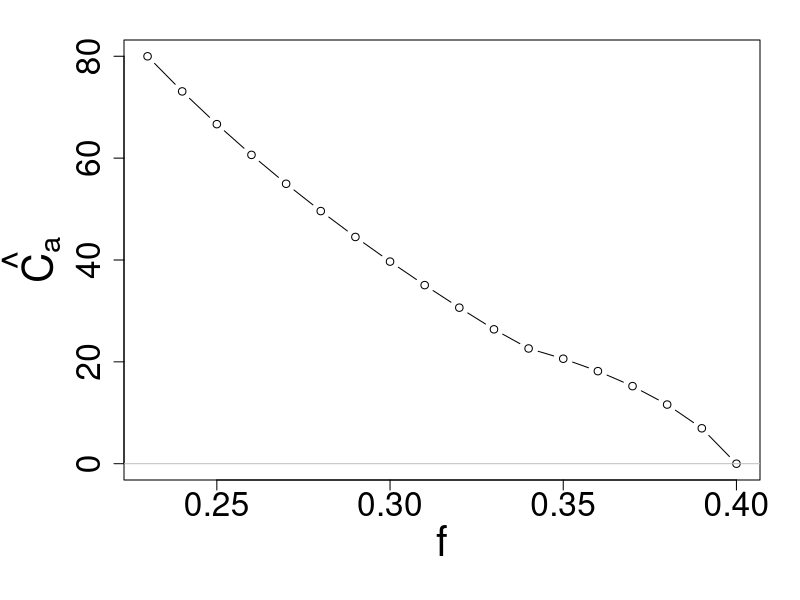
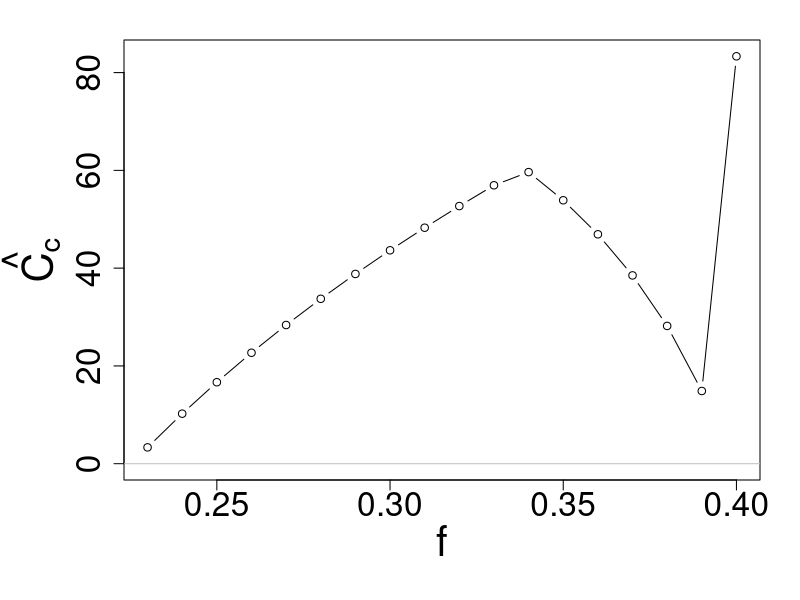
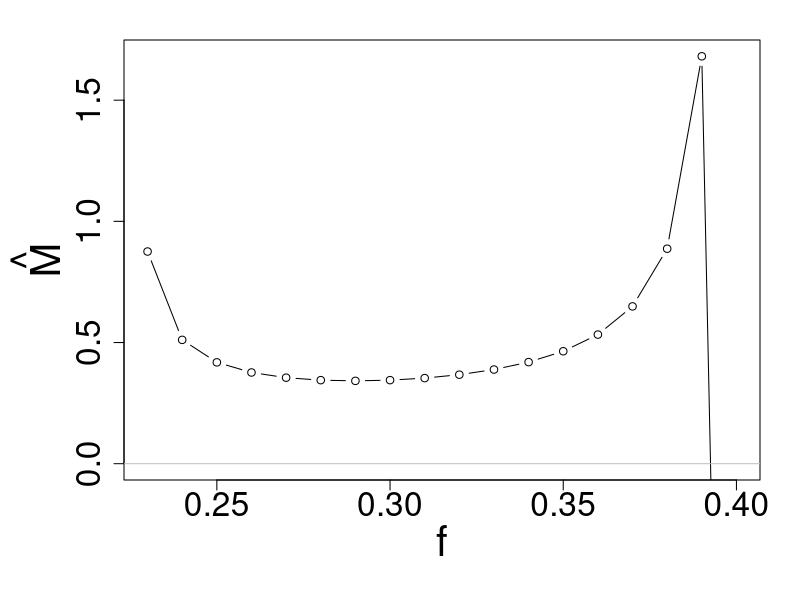
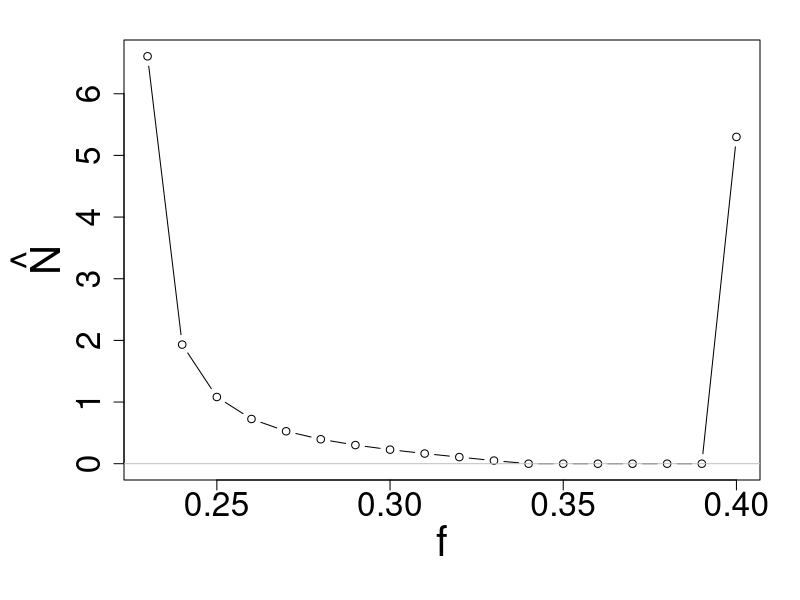
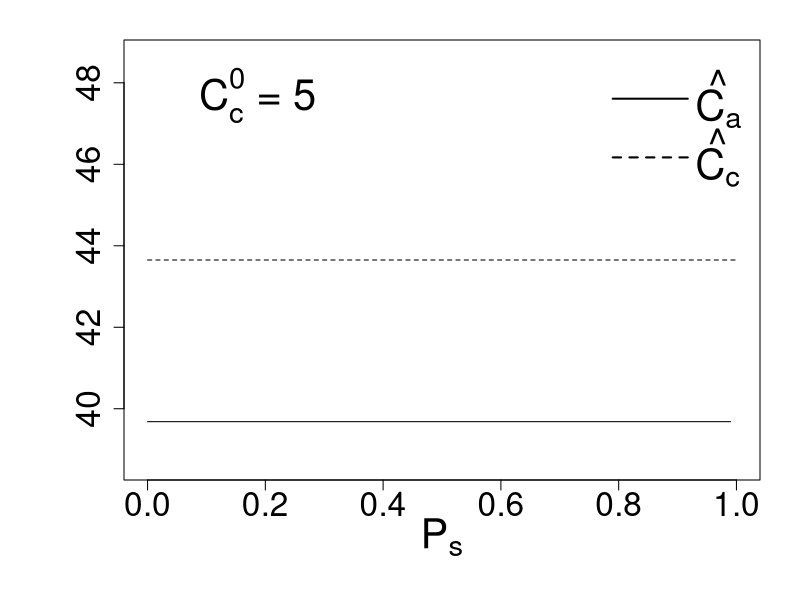
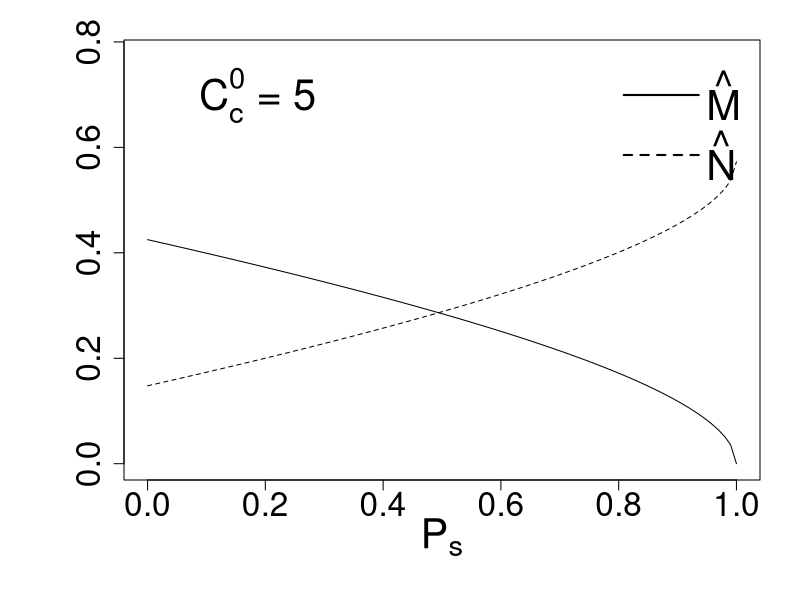

R code for these plots, in order:
# This function returns the equlibrium value for mutualist and non-mutualist
CaCcMN_eqm<-function(km=10,kn=30,kc=5,d,bmax,s,f,phi,g,ps,u){
  
  beta1<- -(phi*f)/(g*(1-f))
  beta2<- (km/((bmax*(1-s))-d)) - (kn/((bmax-d)*((1-f)^2)))
  beta<-beta1/(d*beta2)
  
  alp1<- (km*d*u*beta)/((bmax*(1-s))-d)
  alp1<-alp1 - (phi*u/g) -(f*(1-ps)*beta)
  
  alp2<- -((1-ps)*kc*beta*f)-((1-f)*(1-ps)*(beta^2))
  alp3<- -(kc*(1-f)*(1-ps)*(beta^2))
  Meq<- (-alp2 + sqrt((alp2^2)-(4*alp1*alp3)))/(2*alp1)
  Neq<- beta-Meq
  
 # if((is.finite(Meq)&(Meq<0))==T){
 #   Meq<-0
 #   Neq<- beta-Meq
 # }
  
  if((is.finite(Neq)&(Neq<0))==T){
    Neq<-0
  }
  
  
  Caeq<- ((Meq+(Neq*(1-f)))*(Meq+kc)*(1-ps))/(u*(Meq^2))
  Cceq<- phi/(g*(Meq+Neq))
  
  res<-list(Caeq=Caeq,Cceq=Cceq,Meq=Meq,Neq=Neq)
  
  return(res)
}
#---------------------------------------------------------------------------------------------
# Plot equilibrium values of Ca, Cc, M, N against fidelity (f)

# call the function 
km<- 10 # half saturation constant for mutualist 
kn<- 30 # half saturation constant for non-mutualist
kc<- 5 # half saturation constant for allocated carbon
d<- 0.5 # death rate of mutualist and non-mutualist
bmax<- 0.8 # maximum growth rate of symbionts
s<- 0.3 # cost of mutualism
#f<-0.3 # fidelity
phi <- 5 # constant resource value for construction carbon
g<- 0.2 # Rate at which construction carbon is allocated to both symbionts
ps <- 0.3 # P-availability in the soil
u<- 0.4 # Phosphorous uptake per unit of preferentially allocated carbon received by mutualists

#CaCcMN_eqm(km=km,kn=kn,kc=kc,d=d,bmax=bmax,s=s,f=f,phi=phi,g=g,ps=ps,u=u) # you can check the numerical M, N equilibria value with this analytical finding

mylist<-seq(from=0,to=1,by=0.01)
df<-matrix(NA,nrow=length(mylist),ncol=5)
colnames(df)<-c("f","Caeq","Cceq","Meq","Neq")
df<-as.data.frame(df)
for(i in seq_along(mylist)){
  f<-mylist[i]
  cat("i=",i,"\n")
  res<-CaCcMN_eqm(km=km,kn=kn,kc=kc,d=d,bmax=bmax,s=s,f=f,phi=phi,g=g,ps=ps,u=u)
  df$f[i]<-f
  df$Caeq[i]<-res$Caeq
  df$Cceq[i]<-res$Cceq
  df$Meq[i]<-res$Meq
  df$Neq[i]<-res$Neq
}

df<-na.omit(df)
df<-df[which(df$Caeq>0),]
range(df$f)

#-----------------
pdf("./Results/pdf_fig/Ca_eqm_vs_f.pdf",width=8,height=8)
op<-par(mar=c(6,6.2,2,2))
plot(df$f,df$Caeq,type="b",xlab="f",ylab=expression(hat(C[a])),cex.lab=2.5,cex.axis=2,ylim=c(0,max(df$Caeq)))
abline(h=0,col="grey")
par(op)
dev.off()

pdf("./Results/pdf_fig/Cc_eqm_vs_f.pdf",width=8,height=8)
op<-par(mar=c(6,6.2,2,2))
plot(df$f,df$Cceq,type="b",xlab="f",ylab=expression(hat(C[c])),cex.lab=2.5,cex.axis=2,ylim=c(0,max(df$Cceq)))
abline(h=0,col="grey")
par(op)
dev.off()

pdf("./Results/pdf_fig/M_eqm_vs_f.pdf",width=8,height=8)
op<-par(mar=c(6,6.2,2,2))
plot(df$f,df$Meq,type="b",xlab="f",ylab=expression(hat(M)),cex.lab=2.5,cex.axis=2,ylim=c(0,max(df$Meq)))
abline(h=0,col="grey")
par(op)
dev.off()

pdf("./Results/pdf_fig/N_eqm_vs_f.pdf",width=8,height=8)
op<-par(mar=c(6,6.2,2,2))
plot(df$f,df$Neq,type="b",xlab="f",ylab=expression(hat(N)),cex.lab=2.5,cex.axis=2,ylim=c(0,max(df$Neq)))
abline(h=0,col="grey")
par(op)
dev.off()


#----------------------------------------------------------------------------------------------
# Plot equilibrium values of Ca, Cc, M, N against soil Phosphorous availability (ps)

# call the function 
km<- 10 # half saturation constant for mutualist 
kn<- 30 # half saturation constant for non-mutualist
kc<- 5 # half saturation constant for allocated carbon
d<- 0.5 # death rate of mutualist and non-mutualist
bmax<- 0.8 # maximum growth rate of symbionts
s<- 0.3 # cost of mutualism
f<-0.3 # fidelity
phi <- 5 # constant resource value for construction carbon
g<- 0.2 # Rate at which construction carbon is allocated to both symbionts
#ps <- 0.3 # P-availability in the soil
u<-0.4 # Phosphorous uptake per unit of preferentially allocated carbon received by mutualists

mylist<-seq(from=0,to=1,by=0.01)
df<-matrix(NA,nrow=length(mylist),ncol=5)
colnames(df)<-c("ps","Caeq","Cceq","Meq","Neq")
df<-as.data.frame(df)
for(i in seq_along(mylist)){
  ps<-mylist[i]
  res<-CaCcMN_eqm(km=km,kn=kn,kc=kc,d=d,bmax=bmax,s=s,f=f,phi=phi,g=g,ps=ps,u=u)
  df$ps[i]<-ps
  df$Caeq[i]<-res$Caeq
  df$Cceq[i]<-res$Cceq
  df$Meq[i]<-res$Meq
  df$Neq[i]<-res$Neq
}

pdf("./Results/pdf_fig/CaCc_eqm_vs_ps.pdf",width=8,height=8)
op<-par(mar=c(6,6.2,2,2))
ylm<-max(df$Caeq,df$Cceq,na.rm = T)
plot(df$ps,df$Caeq,type="l",xlab=expression(P[s]),ylab="",
     cex.lab=2.5,cex.axis=2,
     ylim=c(ylm-5,ylm+5))
lines(df$ps,df$Cceq,cex.lab=2.5,cex.axis=2,lty="dashed")
legend("topright", c(expression(hat(C[a])),expression(hat(C[c]))), 
       cex = 2.5, lty = c(1, 2), lwd=c(2,2), xpd = TRUE, horiz = F, inset = c(0,0),y.intersp = 1,x.intersp = 0.2,
       bty = "n")

legend("topleft", expression(paste("C"[c]^0, " = ", 5)),
        cex = 2.5, horiz = F, inset = c(0,0),
              bty = "n") 
par(op)
dev.off()

pdf("./Results/pdf_fig/MN_eqm_vs_ps.pdf",width=8,height=8)
op<-par(mar=c(6,6.2,2,2))
ylm<-max(df$Meq,df$Neq,na.rm = T)
plot(df$ps,df$Meq,type="l",xlab=expression(P[s]),ylab="",
     cex.lab=2.5,cex.axis=2,
     ylim=c(0,ylm+0.2))
lines(df$ps,df$Neq,cex.lab=2.5,cex.axis=2,lty="dashed")
legend("topright", c(expression(hat(M)),expression(hat(N))), 
       cex = 2.5, lty = c(1, 2), lwd=c(2,2), xpd = TRUE, horiz = F, inset = c(0,0),y.intersp = 1.2,x.intersp = 0.2,
       bty = "n")

legend("topleft", expression(paste("C"[c]^0, " = ", 5)),
       cex = 2.5, horiz = F, inset = c(0,0),
       bty = "n") 
par(op)
dev.off()
